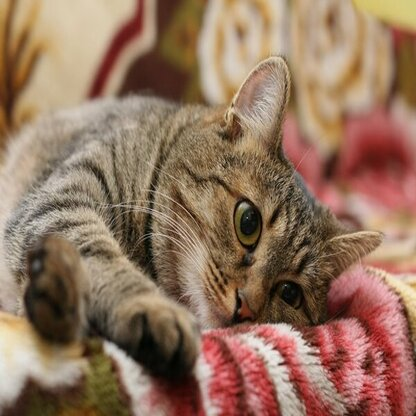
#> input picture cat.jpg, 416 x 416 px, given in place of IMG_7461.MOV, which was not available
$ python dense_optical_flow.py
#> lines starting #> are read from the running program, lines starting #| are printed output that depends on the picture; after the words box and inside, x2 and y2 are one past the last pixel; in counts of white or black regions, pixels touching at a corner belong together; pictures that were not available may be replaced by others from this repository, and a replacement may not be noted
import cv2 as cv
import numpy as np
import time

from pyoptflow import LucasKanade

# The video feed is read in as a VideoCapture object
cap = cv.VideoCapture("IMG_7461.MOV")
IMG_SIZE = (256,256)
# ret = a boolean return value from getting the frame, first_frame = the first frame in the entire video sequence
ret, first_frame = cap.read()
#> first_frame is the input picture: shape (416, 416, 3); mean B, G, R 94.4, 115.7, 147.2
first_frame = cv.resize(first_frame, IMG_SIZE)
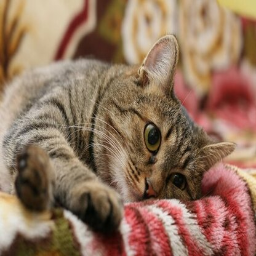
#> first_frame: shape (256, 256, 3); mean B, G, R 94.3, 115.6, 147.1
# Converts frame to grayscale because we only need the luminance channel for detecting edges - less computationally expensive
prev_gray = cv.cvtColor(first_frame, cv.COLOR_BGR2GRAY)
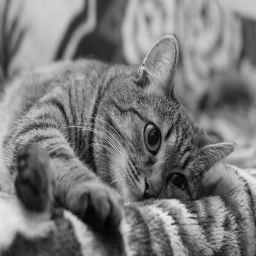
#> prev_gray: shape (256, 256); min 3, max 234, mean 122.6
# Creates an image filled with zero intensities with the same dimensions as the frame
mask = np.zeros_like(first_frame)
# Sets image saturation to maximum
mask[..., 1] = 255

while(cap.isOpened()):
    # ret = a boolean return value from getting the frame, frame = the current frame being projected in the video
    ret, frame = cap.read()
    frame = cv.resize(frame, IMG_SIZE)
    # Opens a new window and displays the input frame
    cv.imshow("input", frame)
    # Converts each frame to grayscale - we previously only converted the first frame to grayscale
    gray = cv.cvtColor(frame, cv.COLOR_BGR2GRAY)
    # Calculates dense optical flow by Farneback method
    # https://docs.opencv.org/3.0-beta/modules/video/doc/motion_analysis_and_object_tracking.html#calcopticalflowfarneback
    flow = cv.calcOpticalFlowFarneback(prev_gray, gray, None, 0.5, 3, 50, 3, 5, 1.1, 0)
    # Computes the magnitude and angle of the 2D vectors
    magnitude, angle = cv.cartToPolar(flow[..., 0], flow[..., 1])
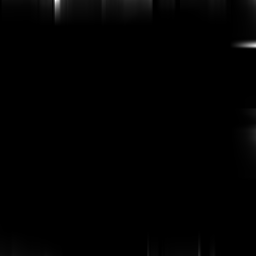
#> magnitude: shape (256, 256) float32; min 2.6e-09, max 0.064, mean 0.000372; drawn with min black and max white
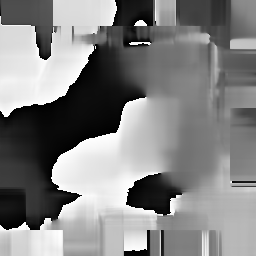
#> angle: shape (256, 256) float32; min 5.73e-05, max 6.28, mean 3.24; drawn with min black and max white
    # Sets image hue according to the optical flow direction
    mask[..., 0] = angle * 180 / np.pi / 2
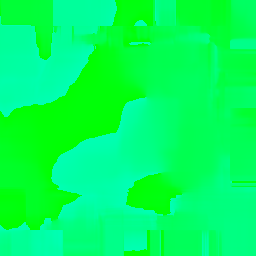
#> mask: shape (256, 256, 3); mean of channels 0, 1, 2 92.4, 255, 0; drawn as B, G, R
    # Sets image value according to the optical flow magnitude (normalized)
    mask[..., 2] = cv.normalize(magnitude, None, 0, 255, cv.NORM_MINMAX)
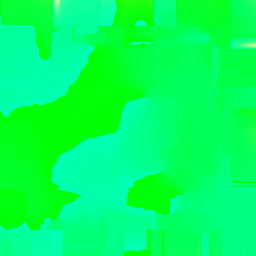
#> mask: shape (256, 256, 3); 15.41% of pixels changed, all inside (x1, y1, x2, y2) = (0, 0, 256, 256); drawn as B, G, R
    # Converts HSV to RGB (BGR) color representation
    rgb = cv.cvtColor(mask, cv.COLOR_HSV2BGR)
    # Opens a new window and displays the output frame
    cv.imshow("dense optical flow", rgb)
    # Updates previous frame
    prev_gray = gray
    # Frames are read by intervals of 1 millisecond. The programs breaks out of the while loop when the user presses the 'q' key
    if cv.waitKey(1) & 0xFF == ord('q'):
#> (key q is pressed here)
        break
# The following frees up resources and closes all windows
cap.release()
cv.destroyAllWindows()

$ run again, on person.jpg
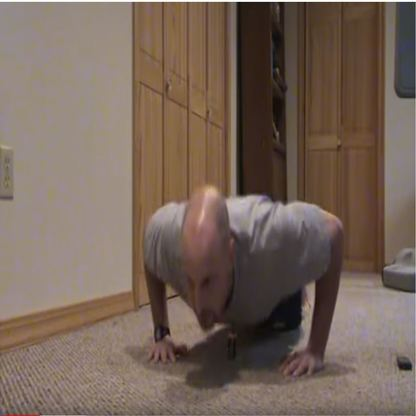
#> input picture person.jpg, 416 x 416 px, given in place of IMG_7461.MOV, which was not available
#> first_frame is the input picture: shape (416, 416, 3); mean B, G, R 89.1, 100.6, 118.1
#> first_frame: shape (256, 256, 3)
#> `magnitude, angle = cv.cartToPolar(flow[..., 0], flow[..., 1])`:
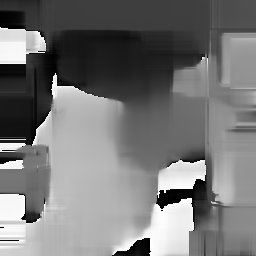
#> angle: shape (256, 256) float32; min 0.000362, max 6.28, mean 2.93; drawn with min black and max white
#> `mask[..., 2] = cv.normalize(magnitude, None, 0, 255, cv.NORM_MINMAX)`:
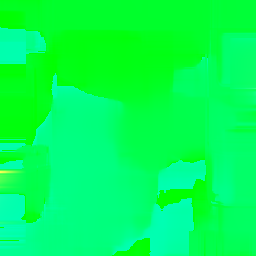
#> mask: shape (256, 256, 3); mean of channels 0, 1, 2 83.5, 255, 0.6; drawn as B, G, R
